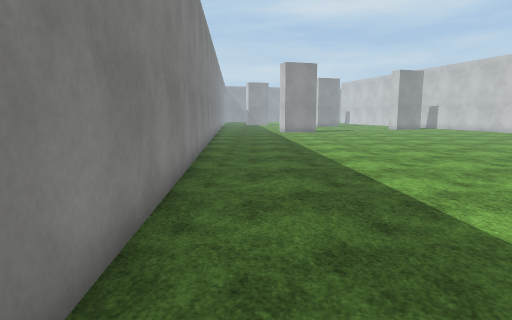
View 1 (above)

20 first-person views from a walk through a scene from a Unity 3-D project. The camera is 1.4 m above the floor, tilts 8° down and sees 75° across. The floor is counted in squares, 1 m on a side. Each view is taken from the middle of a square. On the plan, view 1 faces up. The plan holds only what a view shows up to about 15 squares ahead; the rest is blank. The place goes on beyond the plan. Flat ground stands in for the terrain. The player character is not drawn. Some animated figures are left out. Surface patterns are stand-ins for the level's own textures.

View 2
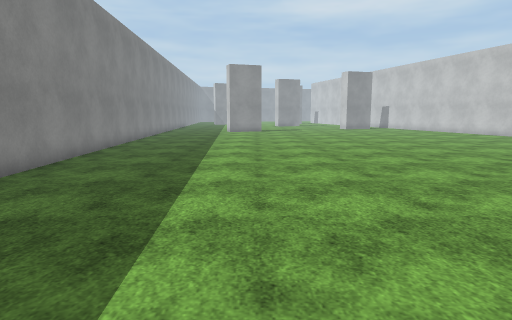

View 3
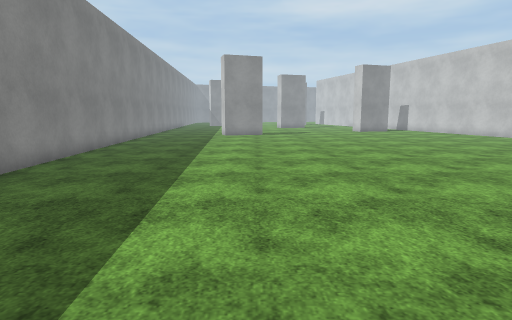

View 4
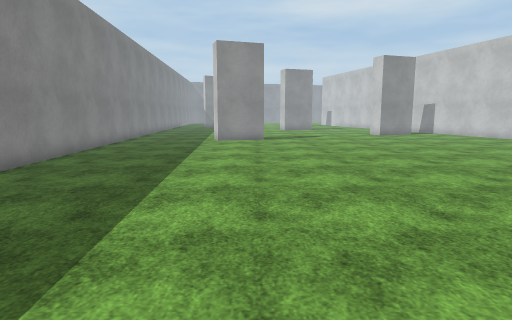

View 5
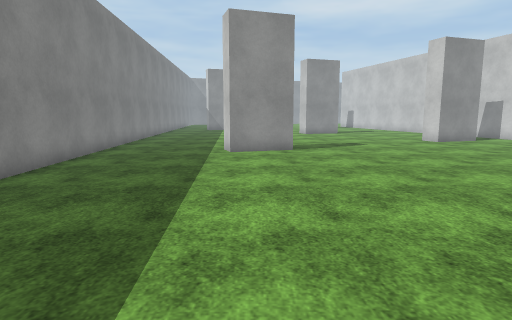

View 6
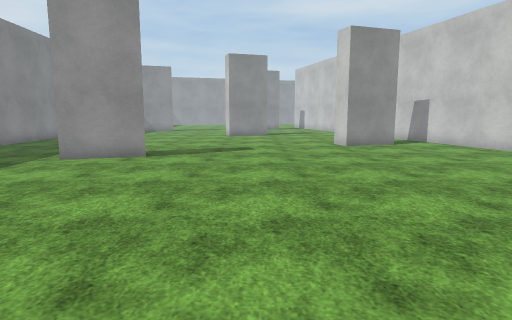

View 7
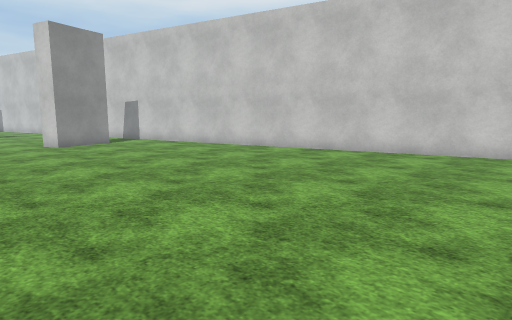

View 8
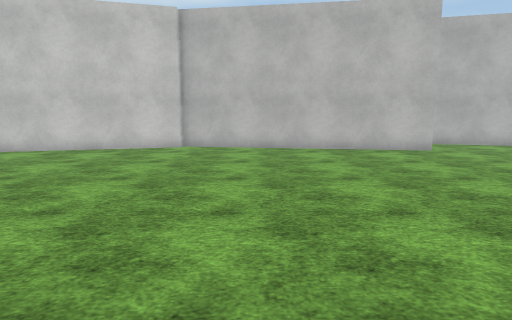

View 9
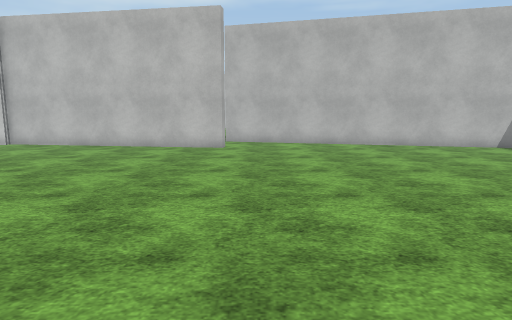

View 10
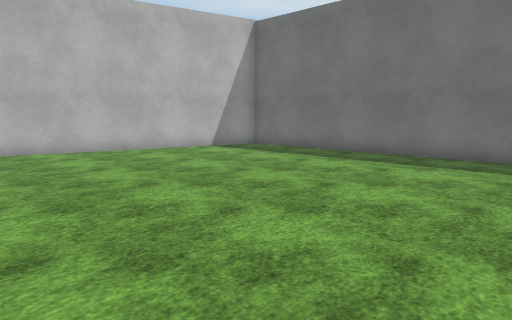

View 11
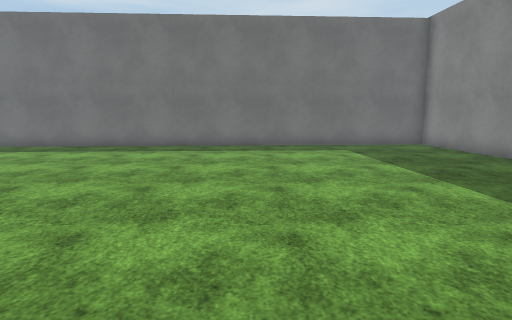

View 12
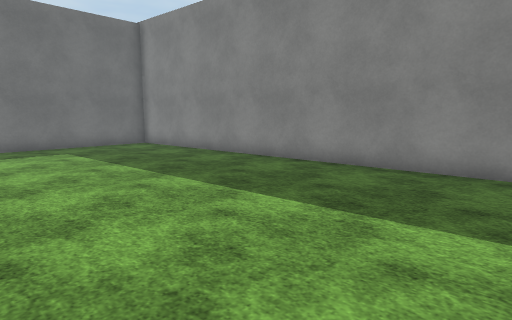

View 13
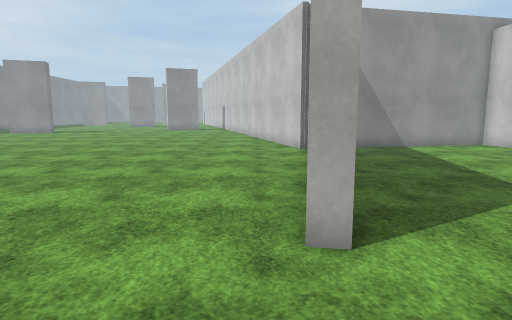

View 14
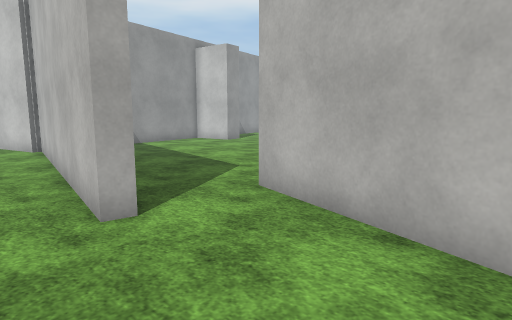

View 15
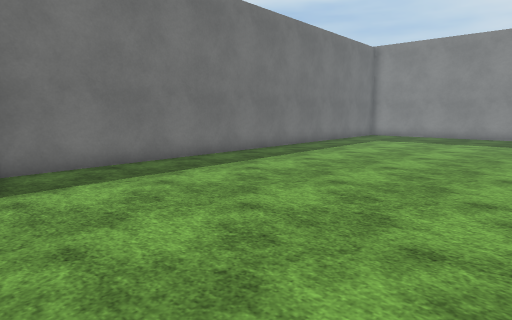

View 16
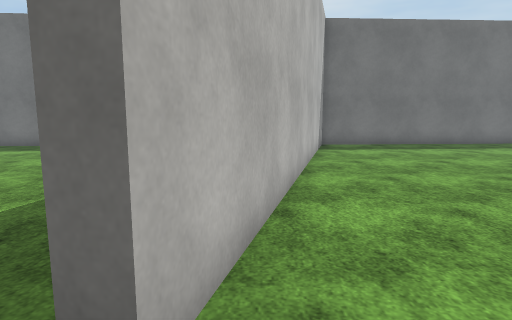

View 17
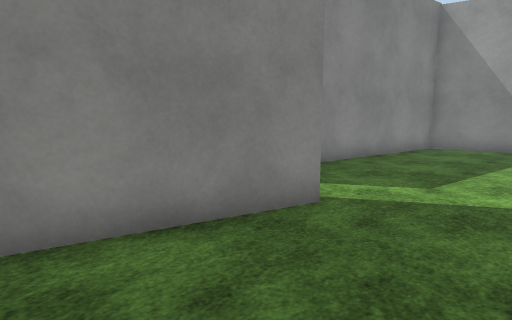

View 18
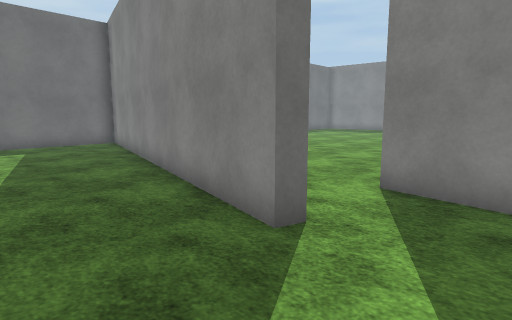

View 19
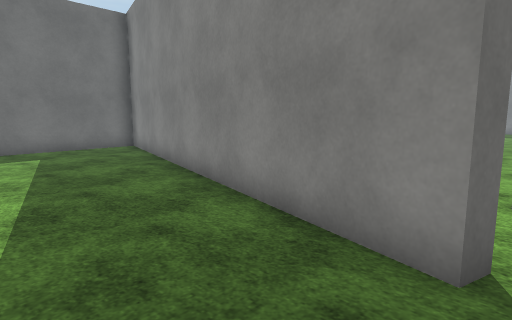

View 20
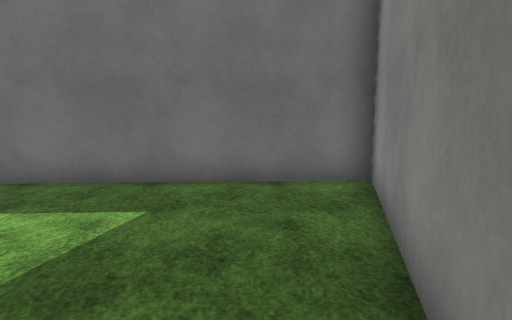

### Floor plan
Points are (right, up) in squares from view 1. A wall is a line through its corners. A room is listed if a view was taken in it or the views show most of it. See-through windows are left out.
Room 1 (views 1, 2, 3, 4, 5, 6, 7, 8, 9, 10, 11, 12, 13, 14, 15)
walls: (20.8, 14) (17.8, 24.7); (4.5, 24.8) (2.1, 24) (1.7, 25); (19.5, 4.4) (21, 14.1); (17.4, 26.3) (16.6, 29.3); (14.3, 29) (11.9, 28.2) (11.5, 29.3); (-3.1, 29.2) (-0.5, -10) (19, -8.9) (22.3, 3.3)
ways out: opening at (20.5, 4) to room 2
Room 2 (views 16, 17, 18, 19, 20)
walls: (22.3, 3.3) (22.6, 4.5) (23.1, 4.4) (19.6, -8.9) (26.5, -8.6); (20.3, 6.4) (20, 4.3) (19.5, 4.4); (21, 14.1) (20.8, 14); (26.5, 15.3) (21.5, 14.2) (20.6, 8)
ways out: opening at (20.5, 4) to room 1

Where each view was taken, in squares from view 1:
view 1: 0 up, 0 right, facing up
view 2: 1 down, 4 right, facing up
view 3: 3 up, 4 right, facing up
view 4: 7 up, 4 right, facing up
view 5: 12 up, 3 right, facing up
view 6: 14 up, 8 right, facing up
view 7: 13 up, 8 right, facing up-right
view 8: 11 up, 7 right, facing right
view 9: 3 up, 6 right, facing right
view 10: 2 up, 8 right, facing down-right
view 11: 5 up, 7 right, facing down
view 12: 5 up, 7 right, facing down-left
view 13: 1 up, 19 right, facing up
view 14: 0 up, 18 right, facing up-right
view 15: 0 up, 20 right, facing down-left
view 16: 6 up, 22 right, facing down
view 17: 0 up, 26 right, facing up-left
view 18: 7 up, 26 right, facing down-left
view 19: 5 up, 26 right, facing down-left
view 20: 2 down, 22 right, facing down
